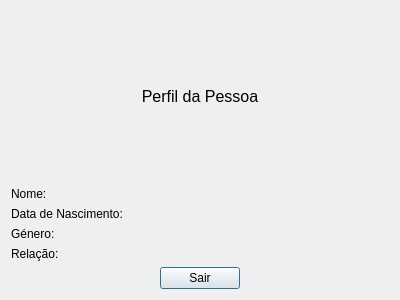
<?xml version="1.0" encoding="UTF-8"?>
<ui version="4.0">
 <class>Perfil</class>
 <widget class="QDialog" name="Perfil">
  <property name="geometry">
   <rect>
    <x>0</x>
    <y>0</y>
    <width>400</width>
    <height>300</height>
   </rect>
  </property>
  <property name="windowTitle">
   <string>Perfil</string>
  </property>
  <layout class="QGridLayout" name="gridLayout">
   <item row="0" column="0">
    <layout class="QVBoxLayout" name="verticalLayout">
     <item>
      <widget class="QLabel" name="label">
       <property name="sizePolicy">
        <sizepolicy hsizetype="Preferred" vsizetype="Expanding">
         <horstretch>0</horstretch>
         <verstretch>0</verstretch>
        </sizepolicy>
       </property>
       <property name="font">
        <font>
         <pointsize>12</pointsize>
        </font>
       </property>
       <property name="text">
        <string>Perfil da Pessoa</string>
       </property>
       <property name="alignment">
        <set>Qt::AlignCenter</set>
       </property>
      </widget>
     </item>
     <item>
      <widget class="QLabel" name="label_2">
       <property name="text">
        <string>Nome:</string>
       </property>
      </widget>
     </item>
     <item>
      <layout class="QHBoxLayout" name="horizontalLayout">
       <item>
        <widget class="QLabel" name="label_3">
         <property name="text">
          <string>Data de Nascimento:</string>
         </property>
        </widget>
       </item>
      </layout>
     </item>
     <item>
      <widget class="QLabel" name="label_4">
       <property name="text">
        <string>Género:</string>
       </property>
      </widget>
     </item>
     <item>
      <widget class="QLabel" name="label_5">
       <property name="text">
        <string>Relação:</string>
       </property>
      </widget>
     </item>
     <item>
      <layout class="QHBoxLayout" name="horizontalLayout_2">
       <item>
        <spacer name="horizontalSpacer">
         <property name="orientation">
          <enum>Qt::Horizontal</enum>
         </property>
         <property name="sizeHint" stdset="0">
          <size>
           <width>40</width>
           <height>20</height>
          </size>
         </property>
        </spacer>
       </item>
       <item>
        <widget class="QPushButton" name="pushButton">
         <property name="text">
          <string>Sair</string>
         </property>
        </widget>
       </item>
       <item>
        <spacer name="horizontalSpacer_2">
         <property name="orientation">
          <enum>Qt::Horizontal</enum>
         </property>
         <property name="sizeHint" stdset="0">
          <size>
           <width>40</width>
           <height>20</height>
          </size>
         </property>
        </spacer>
       </item>
      </layout>
     </item>
    </layout>
   </item>
  </layout>
 </widget>
 <resources/>
 <connections/>
</ui>
